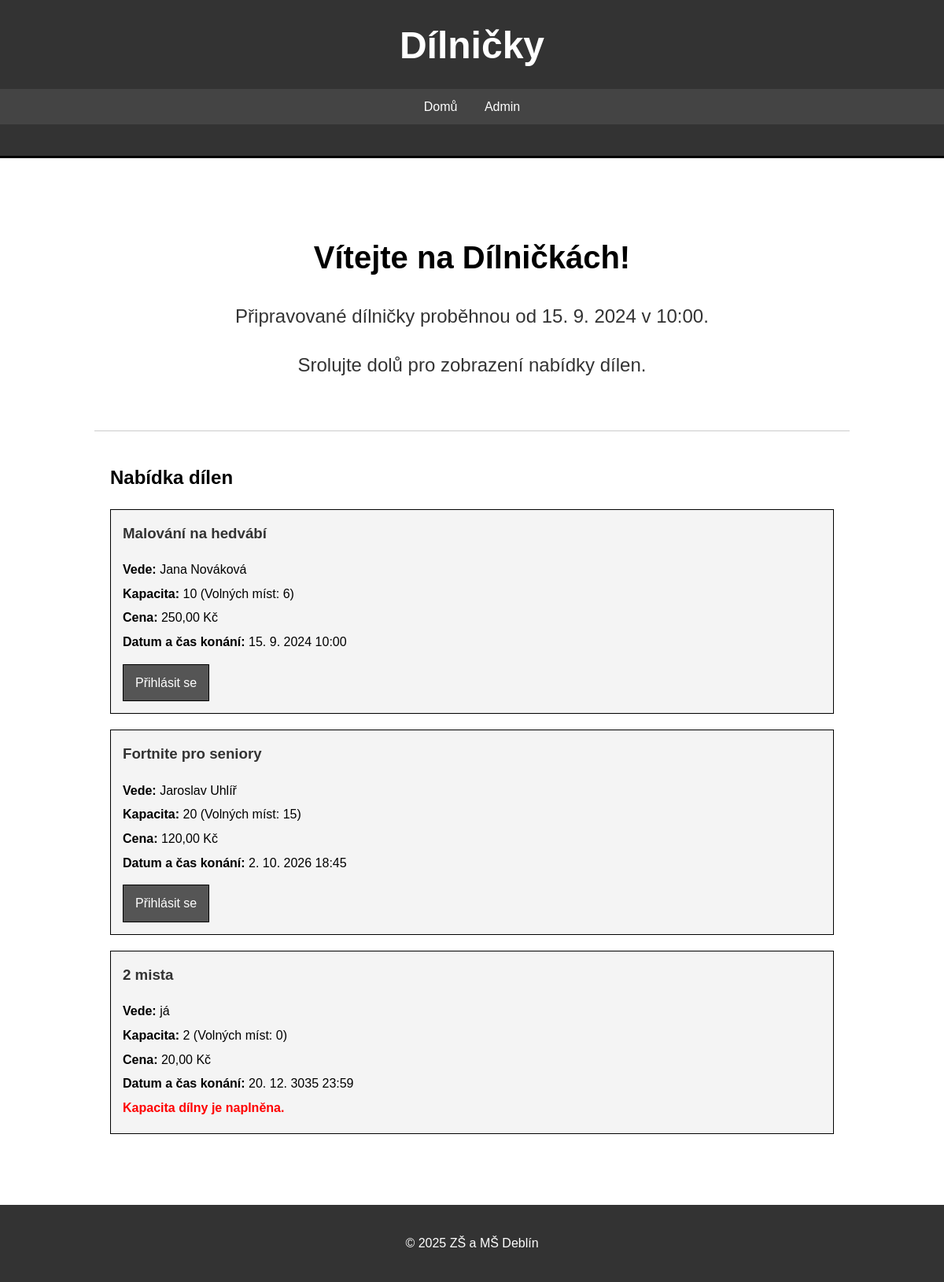
The page / on the database its author committed.
### tables this page shows
CREATE TABLE `dilny` (
  `id_dilna` int(11) NOT NULL,
  `nazev_dilna` varchar(255) NOT NULL,
  `vedouci` varchar(255) NOT NULL,
  `kapacita` int(11) NOT NULL,
  `cena` decimal(10,2) NOT NULL,
  `datum_konani` datetime NOT NULL
);

### index.php (the view, shortened to what this page needs)
<?php
require_once 'includes/db_config.php';
$stmt_dilny = $pdo->query("SELECT id_dilna, nazev_dilna, vedouci, kapacita, cena, datum_konani FROM dilny ORDER BY datum_konani ASC");
$dilny = $stmt_dilny->fetchAll(PDO::FETCH_ASSOC);
$datum_dilnicek_info = "již brzy";
if (!empty($dilny)) {
    $nejblizsi_dilna_obj = new DateTime($dilny[0]['datum_konani']);
    $datum_dilnicek_info = "od " . $nejblizsi_dilna_obj->format('j. n. Y \v H:i');
}
?>
<!DOCTYPE html>
<html lang="cs">
<head>
    <link rel="stylesheet" href="css/styles.css">
</head>
<body>
    <header>
        <h1>Dílničky</h1>
        <nav>
            <ul>
                <li><a href="index.php">Domů</a></li>
                <li><a href="admin/admin_login.php">Admin</a></li>
            </ul>
        </nav>
    </header>
    <div class="container">
        <section id="uvod">
            <h2>Vítejte na Dílničkách!</h2>
            <p>Připravované dílničky proběhnou <?php echo htmlspecialchars($datum_dilnicek_info); ?>.</p>
            <p>Srolujte dolů pro zobrazení nabídky dílen.</p>
        </section>
        <section id="seznam-dilen">
            <h2>Nabídka dílen</h2>
            <?php if (empty($dilny)): ?>
                <p>Aktuálně nejsou vypsané žádné dílny.</p>
            <?php else: ?>
                <?php foreach ($dilny as $dilna): ?>
                    <?php
                        $stmt_pocet = $pdo->prepare("SELECT COUNT(*) as pocet FROM prihlasky WHERE id_dilna = ?");
                        $stmt_pocet->execute([$dilna['id_dilna']]);
                        $aktualni_pocet = $stmt_pocet->fetchColumn();
                        $volna_mista = $dilna['kapacita'] - $aktualni_pocet;
                    ?>
                    <div class="dilna">
                        <h3><?php echo htmlspecialchars($dilna['nazev_dilna']); ?></h3>
                        <p><strong>Vede:</strong> <?php echo htmlspecialchars($dilna['vedouci']); ?></p>
                        <p><strong>Kapacita:</strong> <?php echo htmlspecialchars($dilna['kapacita']); ?> (Volných míst: <?php echo $volna_mista > 0 ? $volna_mista : 0; ?>)</p>
                        <p><strong>Cena:</strong> <?php echo htmlspecialchars(number_format($dilna['cena'], 2, ',', ' ')); ?> Kč</p>
                        <p><strong>Datum a čas konání:</strong> <?php echo (new DateTime($dilna['datum_konani']))->format('j. n. Y H:i'); ?></p>
                        <?php if ($volna_mista > 0): ?>
                            <a href="prihlaska/prihlaska.php?id_dilna=<?php echo $dilna['id_dilna']; ?>" class="prihlasit-se">Přihlásit se</a>
                        <?php else: ?>
                            <p style="color: red; font-weight: bold;">Kapacita dílny je naplněna.</p>
                        <?php endif; ?>
                    </div>
                <?php endforeach; ?>
            <?php endif; ?>
        </section>
    </div>
    <footer>
        <p>© <?php echo date("Y"); ?> ZŠ a MŠ Deblín</p>
    </footer>
</body>
</html>

### css/styles.css (style rules this page uses)
body { font-family: Arial, sans-serif; margin: 0; padding: 0; background-color: #fff; color: #000; line-height: 1.6; }
.container { width: 80%; margin: auto; overflow: hidden; padding: 20px; }
header { background: #333; color: #fff; padding: 20px 0; text-align: center; border-bottom: #000 3px solid; }
header h1 { margin: 0; font-size: 3em; }
nav ul { padding: 0; list-style: none; text-align: center; background: #444; margin-bottom: 20px; }
nav ul li { display: inline; }
nav ul li a { color: #fff; padding: 10px 15px; display: inline-block; text-decoration: none; }
#uvod { text-align: center; padding: 40px 20px; border-bottom: 1px solid #ccc; }
#uvod h2 { font-size: 2.5em; margin-bottom: 10px; }
#uvod p { font-size: 1.5em; color: #333; }
#seznam-dilen { padding: 20px; }
.dilna { border: 1px solid #000; margin-bottom: 20px; padding: 15px; background-color: #f4f4f4; }
.dilna h3 { margin-top: 0; color: #333; }
.dilna p { margin: 5px 0; }
.dilna a.prihlasit-se { display: inline-block; background: #555; color: #fff; padding: 10px 15px; text-decoration: none; margin-top: 10px; border: 1px solid #000; }
footer { text-align: center; padding: 20px; margin-top: 30px; background: #333; color: #fff; }

### rows shown on the page
dilny: datum_konani "od 15. 9. 2024 v 10:00", nazev_dilna "Malování na hedvábí", vedouci "Jana Nováková", kapacita "10", volna_mista "6", cena "250,00", datum_konani "15. 9. 2024 10:00"
dilny: nazev_dilna "Fortnite pro seniory", vedouci "Jaroslav Uhlíř", kapacita "20", volna_mista "15", cena "120,00", datum_konani "2. 10. 2026 18:45"
dilny: nazev_dilna "2 mista", vedouci "já", kapacita "2", shows "0", cena "20,00", datum_konani "20. 12. 3035 23:59", shows "Kapacita dílny je naplněna."
